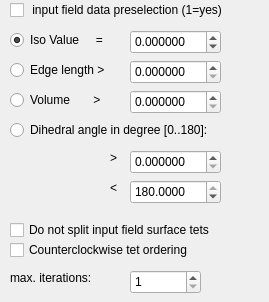
<?xml version="1.0" encoding="UTF-8"?>
<ui version="4.0">
 <class>RefineTetMeshLocally</class>
 <widget class="QDialog" name="RefineTetMeshLocally">
  <property name="geometry">
   <rect>
    <x>0</x>
    <y>0</y>
    <width>269</width>
    <height>302</height>
   </rect>
  </property>
  <property name="minimumSize">
   <size>
    <width>268</width>
    <height>302</height>
   </size>
  </property>
  <property name="windowTitle">
   <string>Dialog</string>
  </property>
  <widget class="QDoubleSpinBox" name="IsoValue_">
   <property name="geometry">
    <rect>
     <x>130</x>
     <y>30</y>
     <width>91</width>
     <height>24</height>
    </rect>
   </property>
   <property name="decimals">
    <number>6</number>
   </property>
   <property name="minimum">
    <double>-2147483647.000000000000000</double>
   </property>
   <property name="maximum">
    <double>2147483647.000000000000000</double>
   </property>
   <property name="value">
    <double>0.000000000000000</double>
   </property>
  </widget>
  <widget class="QDoubleSpinBox" name="EdgeLength_">
   <property name="geometry">
    <rect>
     <x>130</x>
     <y>60</y>
     <width>91</width>
     <height>24</height>
    </rect>
   </property>
   <property name="decimals">
    <number>6</number>
   </property>
   <property name="minimum">
    <double>0.000000000000000</double>
   </property>
   <property name="maximum">
    <double>2147483647.000000000000000</double>
   </property>
   <property name="value">
    <double>0.000000000000000</double>
   </property>
  </widget>
  <widget class="QCheckBox" name="DoNoSplitSurfaceTets_">
   <property name="geometry">
    <rect>
     <x>10</x>
     <y>220</y>
     <width>251</width>
     <height>20</height>
    </rect>
   </property>
   <property name="text">
    <string>Do not split input field surface tets</string>
   </property>
  </widget>
  <widget class="QDoubleSpinBox" name="Volume_">
   <property name="geometry">
    <rect>
     <x>130</x>
     <y>90</y>
     <width>91</width>
     <height>24</height>
    </rect>
   </property>
   <property name="decimals">
    <number>6</number>
   </property>
   <property name="minimum">
    <double>0.000000000000000</double>
   </property>
   <property name="maximum">
    <double>2147483647.000000000000000</double>
   </property>
   <property name="value">
    <double>0.000000000000000</double>
   </property>
  </widget>
  <widget class="QDoubleSpinBox" name="DihedralAngleBigger_">
   <property name="geometry">
    <rect>
     <x>130</x>
     <y>150</y>
     <width>91</width>
     <height>24</height>
    </rect>
   </property>
   <property name="decimals">
    <number>6</number>
   </property>
   <property name="minimum">
    <double>0.000000000000000</double>
   </property>
   <property name="maximum">
    <double>180.000000000000000</double>
   </property>
   <property name="value">
    <double>0.000000000000000</double>
   </property>
  </widget>
  <widget class="QLabel" name="label_5">
   <property name="geometry">
    <rect>
     <x>110</x>
     <y>150</y>
     <width>16</width>
     <height>16</height>
    </rect>
   </property>
   <property name="text">
    <string>&gt;</string>
   </property>
  </widget>
  <widget class="QLabel" name="label_6">
   <property name="geometry">
    <rect>
     <x>110</x>
     <y>180</y>
     <width>16</width>
     <height>16</height>
    </rect>
   </property>
   <property name="text">
    <string>&lt;</string>
   </property>
  </widget>
  <widget class="QDoubleSpinBox" name="DihedralAngleSmaller_">
   <property name="geometry">
    <rect>
     <x>130</x>
     <y>180</y>
     <width>91</width>
     <height>24</height>
    </rect>
   </property>
   <property name="decimals">
    <number>4</number>
   </property>
   <property name="minimum">
    <double>0.000000000000000</double>
   </property>
   <property name="maximum">
    <double>180.000000000000000</double>
   </property>
   <property name="value">
    <double>180.000000000000000</double>
   </property>
  </widget>
  <widget class="QRadioButton" name="IsoValueRadioButton_">
   <property name="geometry">
    <rect>
     <x>10</x>
     <y>30</y>
     <width>121</width>
     <height>20</height>
    </rect>
   </property>
   <property name="text">
    <string>Iso Value     =</string>
   </property>
   <property name="checked">
    <bool>true</bool>
   </property>
  </widget>
  <widget class="QRadioButton" name="EdgeLengthRadioButton_">
   <property name="geometry">
    <rect>
     <x>10</x>
     <y>60</y>
     <width>111</width>
     <height>20</height>
    </rect>
   </property>
   <property name="text">
    <string>Edge length &gt;</string>
   </property>
  </widget>
  <widget class="QRadioButton" name="VolumeRadioButton_">
   <property name="geometry">
    <rect>
     <x>10</x>
     <y>90</y>
     <width>121</width>
     <height>20</height>
    </rect>
   </property>
   <property name="text">
    <string>Volume       &gt;</string>
   </property>
  </widget>
  <widget class="QRadioButton" name="DihedralAngleRadioButton_">
   <property name="geometry">
    <rect>
     <x>10</x>
     <y>120</y>
     <width>241</width>
     <height>20</height>
    </rect>
   </property>
   <property name="text">
    <string>Dihedral angle in degree [0..180]:</string>
   </property>
  </widget>
  <widget class="QCheckBox" name="CounterClockWiseTetOrdering_">
   <property name="geometry">
    <rect>
     <x>10</x>
     <y>240</y>
     <width>211</width>
     <height>20</height>
    </rect>
   </property>
   <property name="text">
    <string>Counterclockwise tet ordering</string>
   </property>
   <property name="checked">
    <bool>false</bool>
   </property>
  </widget>
  <widget class="QCheckBox" name="UseModuleInputField_">
   <property name="geometry">
    <rect>
     <x>10</x>
     <y>0</y>
     <width>261</width>
     <height>20</height>
    </rect>
   </property>
   <property name="text">
    <string> input field data preselection (1=yes)</string>
   </property>
   <property name="checked">
    <bool>false</bool>
   </property>
  </widget>
  <widget class="QLabel" name="label">
   <property name="geometry">
    <rect>
     <x>10</x>
     <y>270</y>
     <width>101</width>
     <height>16</height>
    </rect>
   </property>
   <property name="text">
    <string>max. iterations:</string>
   </property>
  </widget>
  <widget class="QSpinBox" name="MaxNumberRefinementIterations_">
   <property name="geometry">
    <rect>
     <x>130</x>
     <y>270</y>
     <width>71</width>
     <height>24</height>
    </rect>
   </property>
   <property name="minimum">
    <number>1</number>
   </property>
   <property name="value">
    <number>1</number>
   </property>
  </widget>
 </widget>
 <resources/>
 <connections/>
</ui>
